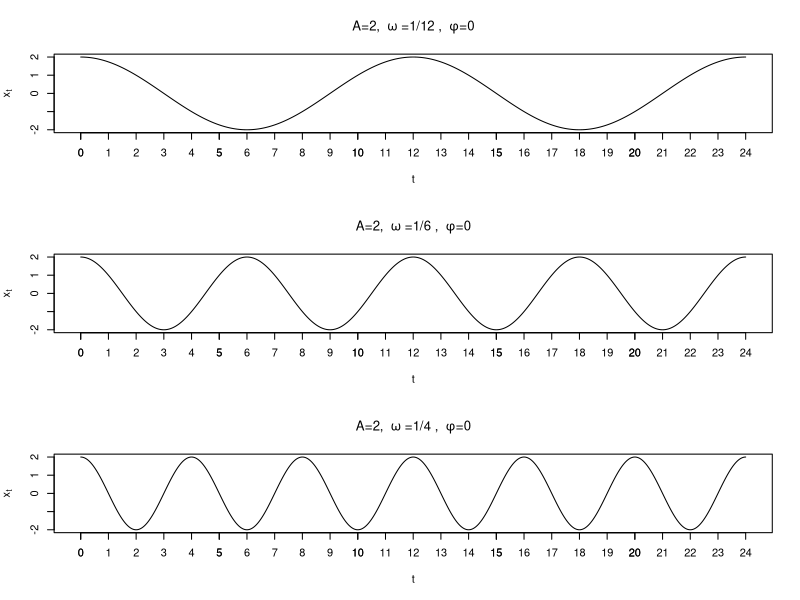

The R source for this figure:
## ---- chunk 1
t_seq <- seq( 0, 24, length.out=1000 )

par( mfrow=c(3,1) )

series1 <- 2 * cos( 2 * pi * (1/12) * t_seq + 0 )    # cycle every 12 time units
series2 <- 2 * cos( 2 * pi * (1/6) * t_seq + 0 )    # cycle every 6 time units
series3 <- 2 * cos( 2 * pi * (1/4) * t_seq + 0 )    # cycle every 4 time units

plot( x = t_seq,
      y = series1,
      type = "l",
      main = bquote( "A=2, "~omega*" =1/12 , "~phi*"=0" ),
      xlab = "t",
      ylab = bquote(x[t])
    )
axis( side=1, at=0:24 )

plot( x = t_seq,
      y = series2,
      type = "l",
      main = bquote( "A=2, "~omega*" =1/6 , "~phi*"=0" ),
      xlab = "t",
      ylab = expression(x[t])
    )
axis( side=1, at=0:24 )

plot( x = t_seq,
      y = series3,
      type = "l",
      main = bquote( "A=2, "~omega*" =1/4 , "~phi*"=0" ),
      xlab = "t",
      ylab = expression(x[t])
    )
axis( side=1, at=0:24 )
